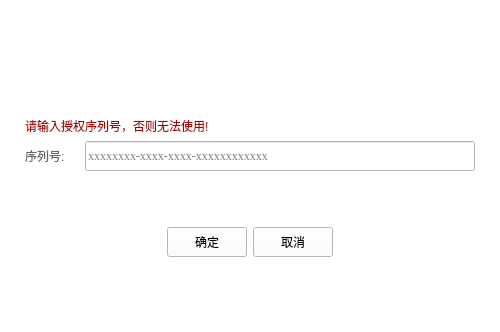
<?xml version="1.0" encoding="UTF-8"?>
<ui version="4.0">
 <class>LisenceDialog</class>
 <widget class="QWidget" name="LisenceDialog">
  <property name="geometry">
   <rect>
    <x>0</x>
    <y>0</y>
    <width>500</width>
    <height>332</height>
   </rect>
  </property>
  <property name="windowTitle">
   <string>Form</string>
  </property>
  <property name="styleSheet">
   <string notr="true">background-color: rgb(255, 255, 255);</string>
  </property>
  <layout class="QVBoxLayout" name="verticalLayout" stretch="0,0,0,0,0,0">
   <property name="leftMargin">
    <number>5</number>
   </property>
   <property name="topMargin">
    <number>5</number>
   </property>
   <property name="rightMargin">
    <number>5</number>
   </property>
   <property name="bottomMargin">
    <number>5</number>
   </property>
   <item>
    <widget class="BaseTitleBar" name="titleBar" native="true">
     <property name="minimumSize">
      <size>
       <width>0</width>
       <height>36</height>
      </size>
     </property>
     <property name="maximumSize">
      <size>
       <width>16777215</width>
       <height>36</height>
      </size>
     </property>
    </widget>
   </item>
   <item>
    <spacer name="verticalSpacer_2">
     <property name="orientation">
      <enum>Qt::Vertical</enum>
     </property>
     <property name="sizeHint" stdset="0">
      <size>
       <width>20</width>
       <height>40</height>
      </size>
     </property>
    </spacer>
   </item>
   <item>
    <widget class="QLabel" name="label_2">
     <property name="styleSheet">
      <string notr="true">color: rgb(170, 0, 0);</string>
     </property>
     <property name="text">
      <string>请输入授权序列号，否则无法使用!</string>
     </property>
     <property name="margin">
      <number>0</number>
     </property>
     <property name="indent">
      <number>20</number>
     </property>
    </widget>
   </item>
   <item>
    <layout class="QGridLayout" name="gridLayout">
     <property name="leftMargin">
      <number>20</number>
     </property>
     <property name="topMargin">
      <number>0</number>
     </property>
     <property name="rightMargin">
      <number>20</number>
     </property>
     <property name="horizontalSpacing">
      <number>20</number>
     </property>
     <item row="1" column="1">
      <widget class="QLineEdit" name="inLisenceNo">
       <property name="minimumSize">
        <size>
         <width>0</width>
         <height>30</height>
        </size>
       </property>
       <property name="maximumSize">
        <size>
         <width>16777215</width>
         <height>30</height>
        </size>
       </property>
       <property name="font">
        <font>
         <family>Times New Roman</family>
         <pointsize>9</pointsize>
         <weight>50</weight>
         <bold>false</bold>
        </font>
       </property>
       <property name="placeholderText">
        <string>xxxxxxxx-xxxx-xxxx-xxxxxxxxxxxx</string>
       </property>
      </widget>
     </item>
     <item row="1" column="0">
      <widget class="QLabel" name="label">
       <property name="styleSheet">
        <string notr="true">color: rgb(102, 102, 102);</string>
       </property>
       <property name="text">
        <string>序列号:</string>
       </property>
      </widget>
     </item>
    </layout>
   </item>
   <item>
    <layout class="QHBoxLayout" name="horizontalLayout">
     <property name="topMargin">
      <number>50</number>
     </property>
     <item>
      <spacer name="horizontalSpacer">
       <property name="orientation">
        <enum>Qt::Horizontal</enum>
       </property>
       <property name="sizeHint" stdset="0">
        <size>
         <width>40</width>
         <height>20</height>
        </size>
       </property>
      </spacer>
     </item>
     <item>
      <widget class="QPushButton" name="btnSave">
       <property name="minimumSize">
        <size>
         <width>0</width>
         <height>30</height>
        </size>
       </property>
       <property name="maximumSize">
        <size>
         <width>16777215</width>
         <height>30</height>
        </size>
       </property>
       <property name="text">
        <string>确定</string>
       </property>
      </widget>
     </item>
     <item>
      <widget class="QPushButton" name="btnCancel">
       <property name="minimumSize">
        <size>
         <width>0</width>
         <height>30</height>
        </size>
       </property>
       <property name="maximumSize">
        <size>
         <width>16777215</width>
         <height>30</height>
        </size>
       </property>
       <property name="text">
        <string>取消</string>
       </property>
      </widget>
     </item>
     <item>
      <spacer name="horizontalSpacer_2">
       <property name="orientation">
        <enum>Qt::Horizontal</enum>
       </property>
       <property name="sizeHint" stdset="0">
        <size>
         <width>40</width>
         <height>20</height>
        </size>
       </property>
      </spacer>
     </item>
    </layout>
   </item>
   <item>
    <spacer name="verticalSpacer">
     <property name="orientation">
      <enum>Qt::Vertical</enum>
     </property>
     <property name="sizeHint" stdset="0">
      <size>
       <width>20</width>
       <height>40</height>
      </size>
     </property>
    </spacer>
   </item>
  </layout>
 </widget>
 <customwidgets>
  <customwidget>
   <class>BaseTitleBar</class>
   <extends>QWidget</extends>
   <header>widget/basetitlebar.h</header>
   <container>1</container>
  </customwidget>
 </customwidgets>
 <resources/>
 <connections>
  <connection>
   <sender>btnCancel</sender>
   <signal>clicked()</signal>
   <receiver>LisenceDialog</receiver>
   <slot>close()</slot>
   <hints>
    <hint type="sourcelabel">
     <x>307</x>
     <y>264</y>
    </hint>
    <hint type="destinationlabel">
     <x>249</x>
     <y>199</y>
    </hint>
   </hints>
  </connection>
 </connections>
</ui>
